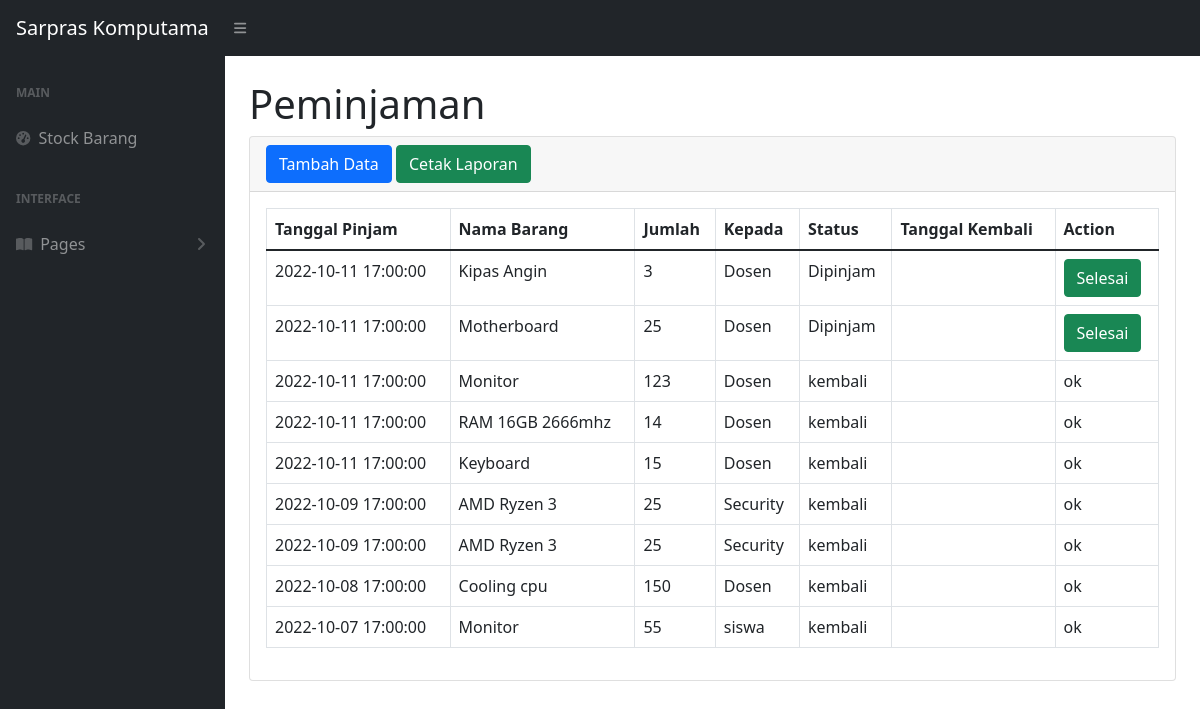
/peminjaman.php (signed in), run on an earlier commit of the app's database.
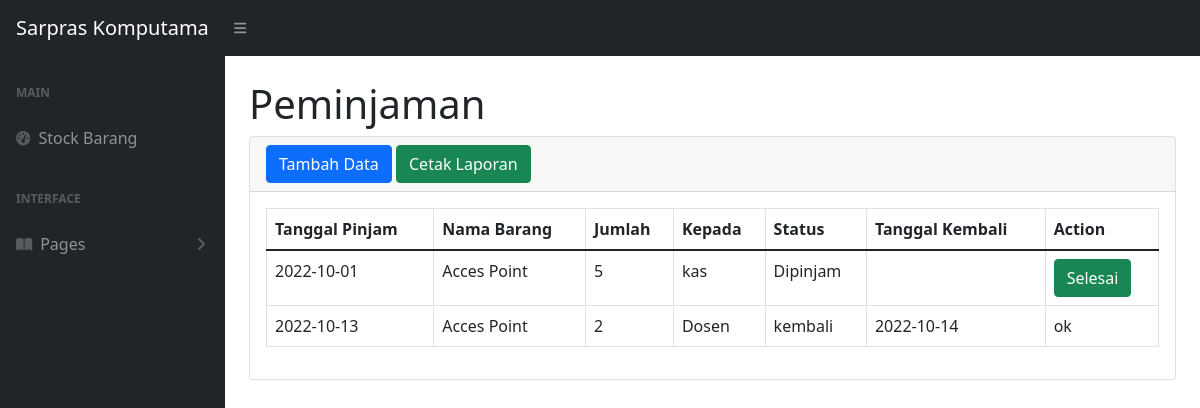
And on a later commit of the database.
### tables this page shows
CREATE TABLE `peminjaman` (
  `idpeminjaman` int(11) NOT NULL,
  `idbarang` int(11) NOT NULL,
  `tanggalpinjam` date NOT NULL DEFAULT current_timestamp(),
  `qty` int(11) NOT NULL,
  `peminjam` varchar(100) NOT NULL,
  `status` varchar(50) NOT NULL DEFAULT 'Dipinjam',
  `tanggalkembali` date DEFAULT NULL
);

CREATE TABLE `stock` (
  `idbarang` int(11) NOT NULL,
  `tanggal` date NOT NULL DEFAULT current_timestamp(),
  `kodebarang` varchar(100) NOT NULL,
  `namabarang` varchar(100) NOT NULL,
  `deskripsi` varchar(100) NOT NULL,
  `baik` int(11) NOT NULL,
  `rusak_sedang` int(11) NOT NULL,
  `rusak_berat` int(11) NOT NULL
);

### peminjaman.php (the view, shortened to what the changed rows need)
<?php
require 'function.php';
?>
<!DOCTYPE html>
<html lang="en">
    <head>
        <link href="https://cdn.jsdelivr.net/npm/simple-datatables@latest/dist/style.css" rel="stylesheet" />
        <link href="css/styles.css" rel="stylesheet" />
    </head>
    <body class="sb-nav-fixed">
        <div id="layoutSidenav">
            <div id="layoutSidenav_content">
                <main>
                    <div class="container-fluid px-4">
                        <h1 class="mt-4">Peminjaman</h1>
                        <div class="card mb-4">
                            <div class="card-body">
                                <table class="table table-bordered" id="datatablesSimple">
                                    <thead>
                                        <tr>
                                            <th>Tanggal Pinjam</th>
                                            <th>Nama Barang</th>
                                            <th>Jumlah</th>
                                            <th>Kepada</th>
                                            <th>Status</th>
                                            <th>Tanggal Kembali</th>
                                            <th>Action</th>
                                        </tr>
                                    </thead>
                                    <tbody>
                                        <?php
                                            $ambilsemuadatastock = mysqli_query($conn, "select * from peminjaman p, stock s where s.idbarang = p.idbarang order by idpeminjaman DESC");
                                            while($data=mysqli_fetch_array($ambilsemuadatastock)){
                                                $idk = $data['idpeminjaman'];
                                                $tanggal = $data['tanggalpinjam'];
                                                $namabarang = $data['namabarang'];
                                                $qty = $data['qty'];
                                                $penerima = $data['peminjam'];
                                                $status = $data['status'];
                                                $tanggalkembali = $data['tanggalkembali'];
                                            ?>
                                            <tr>
                                                <td><?=$tanggal;?></td>
                                                <td><?=$namabarang;?></td>
                                                <td><?=$qty;?></td>
                                                <td><?=$penerima;?></td>
                                                <td><?=$status;?></td>
                                                <td><?=$tanggalkembali;?></td>
                                                <td>
                                                <?php
                                                    if($status=='Dipinjam'){
                                                        echo '
                                                        <button type="button" class="btn btn-success" data-bs-toggle="modal" data-bs-target="#edit'.$idk.'">
                                                        Selesai
                                                        </button>';
                                                    } else {
                                                        echo 'ok';
                                                    }
                                                ?>
                                                </td>
                                            </tr>
                                        <?php
                                        }
                                        ?>
                                    </tbody>
                                </table>
                            </div>
                        </div>
                    </div>
                    </div>
            </div>
    </body>
</html>

What changed in the data, as far as the page shows it:
removed peminjaman: tanggalpinjam "2022-10-11 17:00:00", idbarang.namabarang "Kipas Angin", qty "3", peminjam "Dosen", status "Dipinjam"
removed peminjaman: tanggalpinjam "2022-10-11 17:00:00", idbarang.namabarang "Motherboard", qty "25", peminjam "Dosen", status "Dipinjam"
removed peminjaman: tanggalpinjam "2022-10-11 17:00:00", idbarang.namabarang "Monitor", qty "123", peminjam "Dosen", status "kembali", shows "ok"
removed peminjaman: tanggalpinjam "2022-10-11 17:00:00", idbarang.namabarang "RAM 16GB 2666mhz", qty "14", peminjam "Dosen", status "kembali", shows "ok"
removed peminjaman: tanggalpinjam "2022-10-11 17:00:00", idbarang.namabarang "Keyboard", qty "15", peminjam "Dosen", status "kembali", shows "ok"
removed peminjaman: tanggalpinjam "2022-10-09 17:00:00", idbarang.namabarang "AMD Ryzen 3", qty "25", peminjam "Security", status "kembali", shows "ok"
removed peminjaman: tanggalpinjam "2022-10-09 17:00:00", idbarang.namabarang "AMD Ryzen 3", qty "25", peminjam "Security", status "kembali", shows "ok"
removed peminjaman: tanggalpinjam "2022-10-08 17:00:00", idbarang.namabarang "Cooling cpu", qty "150", peminjam "Dosen", status "kembali", shows "ok"
removed peminjaman: tanggalpinjam "2022-10-07 17:00:00", idbarang.namabarang "Monitor", qty "55", peminjam "siswa", status "kembali", shows "ok"
added peminjaman: tanggalpinjam "2022-10-01", idbarang.namabarang "Acces Point", qty "5", peminjam "kas", status "Dipinjam"
added peminjaman: tanggalpinjam "2022-10-13", idbarang.namabarang "Acces Point", qty "2", peminjam "Dosen", status "kembali", tanggalkembali "2022-10-14", shows "ok"
